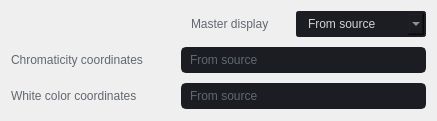
               <widget class="QWidget" name="layoutWidget_17">
                <property name="geometry">
                 <rect>
                  <x>358</x>
                  <y>10</y>
                  <width>425</width>
                  <height>121</height>
                 </rect>
                </property>
                <layout class="QVBoxLayout" name="verticalLayout_58">
                 <property name="spacing">
                  <number>10</number>
                 </property>
                 <item>
                  <layout class="QHBoxLayout" name="horizontalLayout_41">
                   <item>
                    <spacer name="horizontalSpacer_26">
                     <property name="orientation">
                      <enum>Qt::Horizontal</enum>
                     </property>
                     <property name="sizeType">
                      <enum>QSizePolicy::Fixed</enum>
                     </property>
                     <property name="sizeHint" stdset="0">
                      <size>
                       <width>180</width>
                       <height>20</height>
                      </size>
                     </property>
                    </spacer>
                   </item>
                   <item>
                    <widget class="QLabel" name="label_credits_65">
                     <property name="minimumSize">
                      <size>
                       <width>0</width>
                       <height>26</height>
                      </size>
                     </property>
                     <property name="maximumSize">
                      <size>
                       <width>120</width>
                       <height>26</height>
                      </size>
                     </property>
                     <property name="styleSheet">
                      <string notr="true">color: rgb(98, 103, 111);</string>
                     </property>
                     <property name="text">
                      <string>Master display</string>
                     </property>
                    </widget>
                   </item>
                   <item>
                    <widget class="QComboBox" name="comboBox_master_disp">
                     <property name="enabled">
                      <bool>true</bool>
                     </property>
                     <property name="minimumSize">
                      <size>
                       <width>130</width>
                       <height>26</height>
                      </size>
                     </property>
                     <property name="maximumSize">
                      <size>
                       <width>130</width>
                       <height>26</height>
                      </size>
                     </property>
                     <property name="autoFillBackground">
                      <bool>false</bool>
                     </property>
                     <property name="styleSheet">
                      <string notr="true">QComboBox{
	color: rgb(210, 210, 210);
	background-color: rgb(27, 29, 35);
	border-radius: 3px;
	border: 2px solid rgb(27, 29, 35);
	padding: 3px;
	padding-left: 10px;
}
QComboBox:disabled{
	color: rgb(98, 103, 111);
	background-color: rgb(27, 29, 35);
	border-radius: 3px;
	border: 2px solid rgb(27, 29, 35);
	padding: 3px;
	padding-left: 10px;
}
QComboBox:hover{
	border: 2px solid rgb(64, 71, 88);
}
QComboBox::drop-down {
	subcontrol-origin: padding;
	subcontrol-position: top right;
	width: 25px; 
	border-left-width: 3px;
	border-left-color: rgba(39, 44, 54, 150);
	border-left-style: solid;
	border-top-right-radius: 3px;
	border-bottom-right-radius: 3px;	
	background-image: url(:/16x16/icons/16x16/cil-arrow-bottom.png);
	background-position: center;
	background-repeat: no-reperat;
 }
QComboBox QAbstractItemView {
	color: rgb(85, 170, 255);	
	background-color: rgb(27, 29, 35);
	padding: 10px;
	selection-background-color: rgb(39, 44, 54);
}</string>
                     </property>
                     <property name="editable">
                      <bool>false</bool>
                     </property>
                     <property name="maxCount">
                      <number>20</number>
                     </property>
                     <property name="iconSize">
                      <size>
                       <width>16</width>
                       <height>16</height>
                      </size>
                     </property>
                     <property name="placeholderText">
                      <string notr="true"/>
                     </property>
                     <property name="frame">
                      <bool>true</bool>
                     </property>
                     <item>
                      <property name="text">
                       <string>From source</string>
                      </property>
                     </item>
                     <item>
                      <property name="text">
                       <string>Display P3</string>
                      </property>
                     </item>
                     <item>
                      <property name="text">
                       <string>DCI P3</string>
                      </property>
                     </item>
                     <item>
                      <property name="text">
                       <string>BT.2020</string>
                      </property>
                     </item>
                     <item>
                      <property name="text">
                       <string>BT.709</string>
                      </property>
                     </item>
                     <item>
                      <property name="text">
                       <string>Custom</string>
                      </property>
                     </item>
                    </widget>
                   </item>
                  </layout>
                 </item>
                 <item>
                  <layout class="QHBoxLayout" name="horizontalLayout_42">
                   <item>
                    <spacer name="horizontalSpacer_3">
                     <property name="orientation">
                      <enum>Qt::Horizontal</enum>
                     </property>
                     <property name="sizeHint" stdset="0">
                      <size>
                       <width>40</width>
                       <height>20</height>
                      </size>
                     </property>
                    </spacer>
                   </item>
                   <item>
                    <layout class="QVBoxLayout" name="verticalLayout_59">
                     <item>
                      <widget class="QLabel" name="label_credits_108">
                       <property name="minimumSize">
                        <size>
                         <width>160</width>
                         <height>26</height>
                        </size>
                       </property>
                       <property name="maximumSize">
                        <size>
                         <width>165</width>
                         <height>26</height>
                        </size>
                       </property>
                       <property name="autoFillBackground">
                        <bool>false</bool>
                       </property>
                       <property name="styleSheet">
                        <string notr="true">color: rgb(98, 103, 111);</string>
                       </property>
                       <property name="text">
                        <string>Chromaticity coordinates</string>
                       </property>
                      </widget>
                     </item>
                     <item>
                      <widget class="QLabel" name="label_credits_109">
                       <property name="minimumSize">
                        <size>
                         <width>160</width>
                         <height>26</height>
                        </size>
                       </property>
                       <property name="maximumSize">
                        <size>
                         <width>165</width>
                         <height>26</height>
                        </size>
                       </property>
                       <property name="autoFillBackground">
                        <bool>false</bool>
                       </property>
                       <property name="styleSheet">
                        <string notr="true">color: rgb(98, 103, 111);</string>
                       </property>
                       <property name="text">
                        <string>White color coordinates</string>
                       </property>
                      </widget>
                     </item>
                    </layout>
                   </item>
                   <item>
                    <layout class="QVBoxLayout" name="verticalLayout_60">
                     <item>
                      <widget class="QLineEdit" name="lineEdit_chroma_coord">
                       <property name="enabled">
                        <bool>false</bool>
                       </property>
                       <property name="minimumSize">
                        <size>
                         <width>245</width>
                         <height>26</height>
                        </size>
                       </property>
                       <property name="maximumSize">
                        <size>
                         <width>245</width>
                         <height>26</height>
                        </size>
                       </property>
                       <property name="styleSheet">
                        <string notr="true">QLineEdit {
	color: rgb(220, 220, 220);	
	background-color: rgba(27, 29, 35, 255);
	border-radius: 5px;
	border: 2px solid rgb(27, 29, 35);
	padding-left: 5px;
}
QLineEdit:hover {
	border: 2px solid rgb(64, 71, 88);
}
QLineEdit:focus {
	border: 2px solid rgb(91, 101, 124);
}
QLineEdit:disabled{
	color: rgb(98, 103, 111);
	background-color: rgb(27, 29, 35);
	border-radius: 5px;
	border: 2px solid rgb(27, 29, 35);
	padding-left: 5px;
}</string>
                       </property>
                       <property name="text">
                        <string>From source</string>
                       </property>
                       <property name="placeholderText">
                        <string>None</string>
                       </property>
                      </widget>
                     </item>
                     <item>
                      <widget class="QLineEdit" name="lineEdit_white_coord">
                       <property name="enabled">
                        <bool>false</bool>
                       </property>
                       <property name="minimumSize">
                        <size>
                         <width>245</width>
                         <height>26</height>
                        </size>
                       </property>
                       <property name="maximumSize">
                        <size>
                         <width>245</width>
                         <height>26</height>
                        </size>
                       </property>
                       <property name="styleSheet">
                        <string notr="true">QLineEdit {
	color: rgb(220, 220, 220);	
	background-color: rgba(27, 29, 35, 255);
	border-radius: 5px;
	border: 2px solid rgb(27, 29, 35);
	padding-left: 5px;
}
QLineEdit:hover {
	border: 2px solid rgb(64, 71, 88);
}
QLineEdit:focus {
	border: 2px solid rgb(91, 101, 124);
}
QLineEdit:disabled{
	color: rgb(98, 103, 111);
	background-color: rgb(27, 29, 35);
	border-radius: 5px;
	border: 2px solid rgb(27, 29, 35);
	padding-left: 5px;
}</string>
                       </property>
                       <property name="text">
                        <string>From source</string>
                       </property>
                       <property name="placeholderText">
                        <string>None</string>
                       </property>
                      </widget>
                     </item>
                    </layout>
                   </item>
                  </layout>
                 </item>
                 <item>
                  <spacer name="verticalSpacer_7">
                   <property name="orientation">
                    <enum>Qt::Vertical</enum>
                   </property>
                   <property name="sizeHint" stdset="0">
                    <size>
                     <width>20</width>
                     <height>40</height>
                    </size>
                   </property>
                  </spacer>
                 </item>
                </layout>
               </widget>
